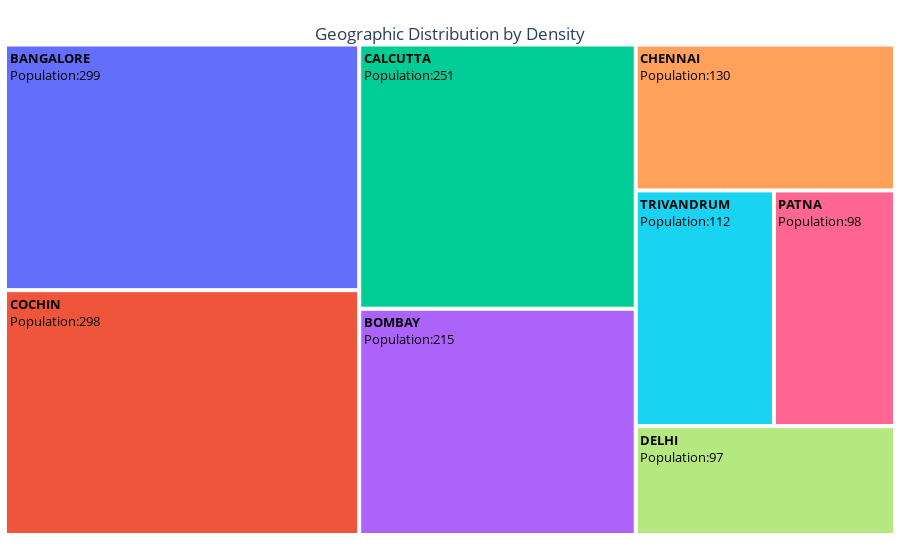

This figure's notebook cell:
### Markdown cell above
<h2> Geographic distribution </h2>

### Code cell
CS_Groupby_City_Tier = Customer_Spend_Merged.groupby(['City','Tier']).size().reset_index(name='No')


Tree_fig = px.treemap(CS_Groupby_City_Tier,path=['City'],values='No')

# Update hover template for formatting
Tree_fig.update_traces(
    texttemplate='<b>%{label}</b><br>Population:%{value:}',
    textfont=dict(
        size=13,
        color="#050505"
    )
)

# Update layout for better visualization
Tree_fig.update_layout(
    title="Geographic Distribution by Density",
    plot_bgcolor='white',
    margin=dict(l=0, r=0, t=20, b=20),
    title_x=0.5,
    title_y=0.95,
    hovermode=False
)

# Show the plot
Tree_fig.show()

### Figure 1 — Plotly figure (JSON) as saved in the notebook; plotly's stock layout.template omitted (floating-point values rounded to 4 significant figures)
{"data": [{"branchvalues": "total", "domain": {"x": [0, 1], "y": [0, 1]}, "hovertemplate": "labels=%{label}<br>No=%{value}<br>parent=%{parent}<br>id=%{id}<extra></extra>", "ids": ["BANGALORE", "BOMBAY", "CALCUTTA", "CHENNAI", "COCHIN", "DELHI", "PATNA", "TRIVANDRUM"], "labels": ["BANGALORE", "BOMBAY", "CALCUTTA", "CHENNAI", "COCHIN", "DELHI", "PATNA", "TRIVANDRUM"], "name": "", "parents": ["", "", "", "", "", "", "", ""], "textfont": {"color": "#050505", "size": 13}, "texttemplate": "<b>%{label}</b><br>Population:%{value:}", "type": "treemap", "values": [299, 215, 251, 130, 298, 97, 98, 112]}], "layout": {"hovermode": false, "legend": {"tracegroupgap": 0}, "margin": {"b": 20, "l": 0, "r": 0, "t": 20}, "plot_bgcolor": "white", "title": {"text": "Geographic Distribution by Density", "x": 0.5, "y": 0.95}}}
